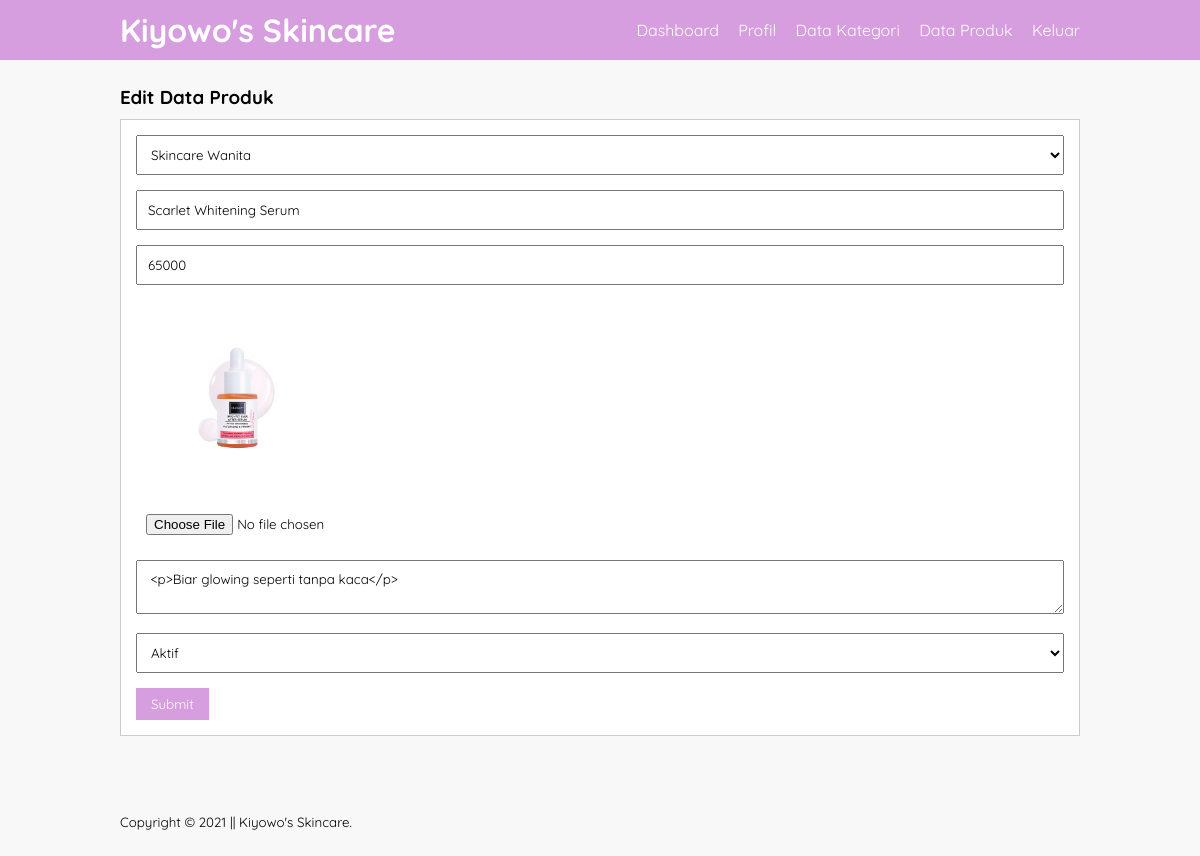
Screenshot of /edit-produk.php?id=9 (signed in) with the database file from the repository.
### tables this page shows
CREATE TABLE `tb_product` (
  `product_id` int(11) NOT NULL,
  `category_id` int(11) NOT NULL,
  `product_name` varchar(100) NOT NULL,
  `product_price` int(11) NOT NULL,
  `product_description` text NOT NULL,
  `product_image` varchar(100) NOT NULL,
  `product_status` tinyint(1) NOT NULL,
  `date_created` timestamp NOT NULL DEFAULT current_timestamp() ON UPDATE current_timestamp()
);

CREATE TABLE `tb_category` (
  `category_id` int(11) NOT NULL,
  `category_name` varchar(25) NOT NULL
);

### edit-produk.php (the view, shortened to what this page needs)
<?php
	include 'db.php';
    $produk = mysqli_query($conn, "SELECT * FROM tb_product WHERE product_id = '".$_GET['id']."' ");
	$p = mysqli_fetch_object($produk);
?>
<!DOCTYPE html>
<html>
<head>
	<link rel="stylesheet" type="text/css" href="css/style.css">
</head>
<body>
	<header>
		<div class="container">
			<h1><a href="dashboard.php">Kiyowo's Skincare</a></h1>
			<ul>
				<li><a href="dashboard.php">Dashboard</a></li>
				<li><a href="profil.php">Profil</a></li>
				<li><a href="data-kategori.php">Data Kategori</a></li>
				<li><a href="data-produk.php">Data Produk</a></li>
				<li><a href="keluar.php">Keluar</a></li>
			</ul>
		</div>
	</header>
	<div class="section">
		<div class="container">
			<h3>Edit Data Produk</h3>
			<div class="box">
				<form action="" method="POST" enctype="multipart/form-data">
                    <select class="input-control" name="kategori" id="" required>
                        <?php
							$kategori = mysqli_query($conn, "SELECT * FROM tb_category ORDER BY category_id DESC");
							while($r = mysqli_fetch_array($kategori)){
						?>
						<option value="<?php echo $r['category_id'] ?>" <?php echo ($r['category_id'] == $p->category_id)? 'selected':'';  ?>><?php echo $r['category_name'] ?></option>
						<?php } ?>
                    </select>
					<input type="text" name="nama" class="input-control" placeholder="Nama Produk" value="<?php echo $p->product_name ?>" required>
                    <input type="text" name="harga" placeholder="Harga" class="input-control" value="<?php echo $p->product_price ?>" required>
					<img src="produk/<?php echo $p->product_image?>" alt="" width="200px">
					<input type="file" name="gambar" class="input-control">
                    <textarea class="input-control" name="deskripsi" id="" placeholder="Deskripsi"> <?php echo $p->product_description ?></textarea> <br>
                    <select class="input-control" name="status" id="">
                        <option value="1" <?php echo ($p->product_status == 1)? 'selected':''?> >Aktif</option>
                    </select>
					<input type="submit" name="submit" value="Submit" class="btn">
				</form>
			</div>
		</div>
	</div>
	<footer>
		<div class="container">
			<small>Copyright &copy; 2021 || Kiyowo's Skincare.</small>
		</div>
	</footer>
</body>
</html>

### css/style.css (style rules this page uses)
* { padding: 0; margin: 0; font-family: "Quicksand", sans-serif; }
body { background-color: #f8f8f8; }
a { color: inherit; text-decoration: none; }
.input-control { width: 100%; padding: 10px; margin-bottom: 15px; box-sizing: border-box; }
.btn { padding: 8px 15px; background-color: #d79edf; color: #fff; border: none; cursor: pointer; }
header { background-color: #d79edf; color: #fff; }
header h1 { float: left; padding: 10px 0; }
header ul { float: right; }
header ul li { display: inline-block; }
header ul li a { padding: 20px 0 20px 15px; display: inline-block; }
footer { padding: 25px 0; }
.container { width: 80%; margin: 0 auto; }
.container:after { content: ""; display: block; clear: both; }
.section { padding: 25px 0; }
.box { background-color: #fff; border: 1px solid #ccc; padding: 15px; box-sizing: border-box; margin: 10px 0 25px 0; }
.box:after { content: ""; display: block; clear: both; }

### rows the page displays
tb_product: kategori "Skincare Wanita", nama "Scarlet Whitening Serum", harga "65000", product_image (picture), deskripsi "<p>Biar glowing seperti tanpa kaca</p>", status "Aktif"
